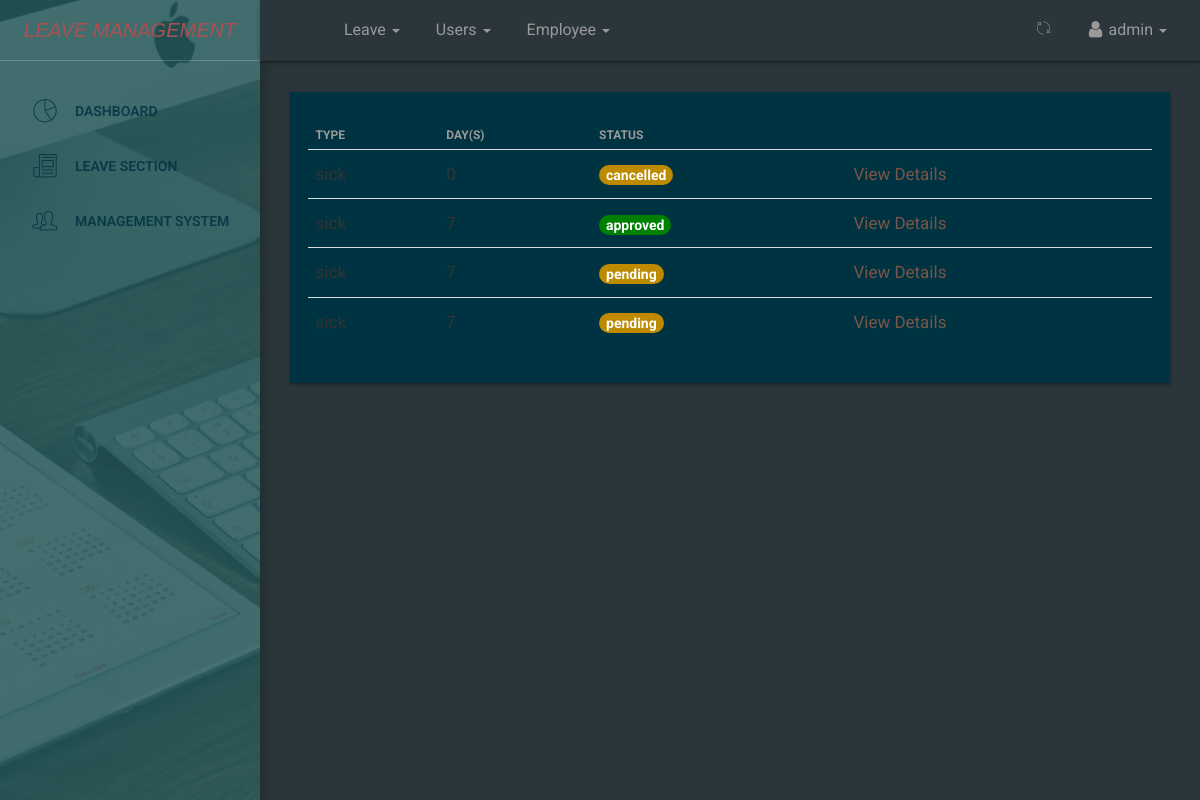
Before: /dashboard/leaves/view/table/ (signed in) with the older database file.
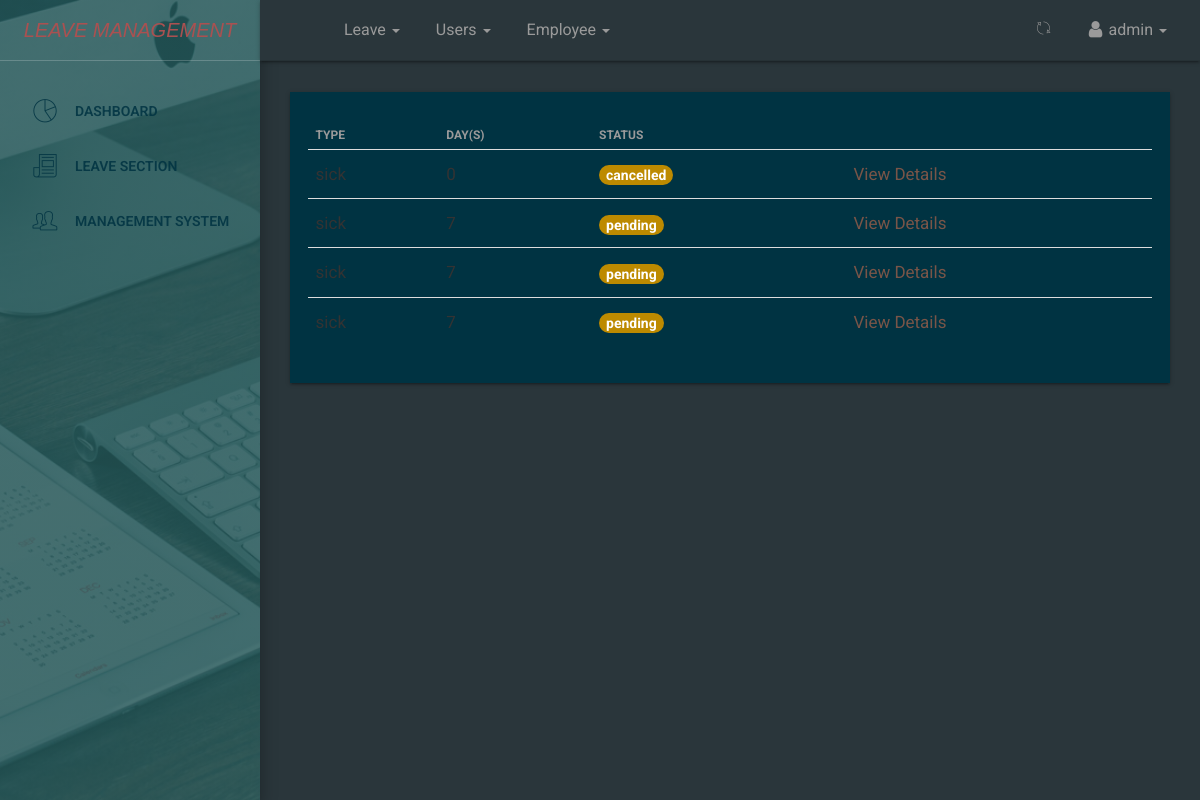
After: the same page with the newer database file.
### leave/models.py (models this page shows, shortened)
class Leave(models.Model):
	user = models.ForeignKey(User,on_delete=models.CASCADE,default=1)
	startdate = models.DateField(verbose_name=_('Start Date'),help_text='leave start date is on ..',null=True,blank=False)
	enddate = models.DateField(verbose_name=_('End Date'),help_text='coming back on ...',null=True,blank=False)
	leavetype = models.CharField(choices=LEAVE_TYPE,max_length=25,default=SICK,null=True,blank=False)
	reason = models.CharField(verbose_name=_('Reason for Leave'),max_length=255,help_text='add additional information for leave',null=True,blank=True)
	defaultdays = models.PositiveIntegerField(verbose_name=_('Leave days per year counter'),default=DAYS,null=True,blank=True)
	status = models.CharField(max_length=12,default='pending') #pending,approved,rejected,cancelled
	is_approved = models.BooleanField(default=False) #hide
	updated = models.DateTimeField(auto_now=True, auto_now_add=False)
	created = models.DateTimeField(auto_now=False, auto_now_add=True)
	objects = LeaveManager()
	class Meta:
		verbose_name = _('Leave')
		verbose_name_plural = _('Leaves')
		ordering = ['-created'] #recent objects
	def __str__(self):
		return ('{0} - {1}'.format(self.leavetype,self.user))
	@property
	def leave_days(self):
		days_count = ''
		startdate = self.startdate
		enddate = self.enddate
		"""if startdate > enddate:
			return
		"""
		dates = (enddate - startdate)
		return dates.days
	@property
	def is_rejected(self):
		return self.status == 'rejected'

### dashboard/views.py (the view)
# urls.py: path('leaves/view/table/',views.view_my_leave_table,name='staffleavetable'),
@login_required(login_url='accounts:login')
def view_my_leave_table(request):
	if request.user.is_authenticated:
		user = request.user
		leaves = Leave.objects.filter(user = user)
		employee = Employee.objects.filter(user = user).first()
		print(leaves)
		dataset = dict()
		dataset['leave_list'] = leaves
		dataset['employee'] = employee
		dataset['title'] = 'Leaves List'
	else:
		return redirect('accounts:login')
	return render(request,'dashboard/staff_leaves_table.html',dataset)

### employee/managers.py (called while the page is built)
    def get_queryset(self):
        return super().get_queryset().filter(is_deleted=False)

### leave/manager.py (called while the page is built)
	def get_queryset(self):
		return super().get_queryset()

### templates/dashboard/staff_leaves_table.html (shortened to what this page needs)
{% extends '_layout.html' %}
 {% block navheader %}
 	{% include 'includes/navheader_employee_app.html' %}
 {% endblock %}
 {% block content %}
        <section class="content">
            <section class="container-fluid">
            	   <section class="row">
                        <section class="col col-sm-8 offset-sm-2">
                        </section>
                    </section>
                	<div class="table-responsive table-shadow", style="background-color:#003342"">
                		{% if leave_list %}
                		<table class="table">
							  <thead>
							    <tr>
							      <th scope="col"><b>Type</b></th>
							      <th scope="col"><b>Day(s)</b></th>
							      <th scope="col"><b>Status</b></th>
							    </tr>
							  </thead>
							  <tbody>
							  	{% for leave in leave_list %}
							    <tr>
							      <td>{{ leave.leavetype}}</td>
							      <td>{{ leave.leave_days }}</td>
							      {% if leave.is_approved %}
							      <td ><span class="badge badge-success" style="background-color:green; font-size: 14px;">{{ leave.status }}</span></td>
								  {% elif leave.is_rejected %}
							      <td ><span class="badge badge-success" style="background-color:rgb(184, 12, 0); font-size: 14px;">{{ leave.status }}</span></td>
								  {% else %}
							      <td ><span class="badge badge-warning" style="background-color:rgb(189, 138, 0); font-size: 14px;">{{ leave.status }}</span></td>
							      {% endif %}
							      <td>
							      	<a href="{% url 'dashboard:userleaveview' leave.id %}" style="color: #795548;">
							      	    View Details
							      	</a>
							      </td>
							    </tr>
							    {% endfor %}
							  </tbody>
						</table>
						{% else %}
						<span>No Leaves can be found...</span>
						{% endif %}
					</div>
            </section>
        </section>
 {% endblock %}

### templates/_layout.html (shortened to what this page needs)
{% load static %}
{% load humanize %}
<!doctype html>
<html lang="en">
<head>
    <link href="{% static 'css/bootstrap.min.css' %}" rel="stylesheet" />
    <link href="{% static 'css/animate.min.css' %}" rel="stylesheet"/>
    <link href="{% static 'css/light-bootstrap-dashboard.css' %}" rel="stylesheet"/>
    <link href="{% static 'css/demo.css' %}" rel="stylesheet" />
    <link href="http://maxcdn.bootstrapcdn.com/font-awesome/4.2.0/css/font-awesome.min.css" rel="stylesheet">
    <link href="{% static 'css/pe-icon-7-stroke.css' %}" rel="stylesheet" />
    <link rel="stylesheet" href="//code.jquery.com/ui/1.12.1/themes/base/jquery-ui.css">
</head>
<body style="background-color:#2A363B">
<div class="wrapper">
    <div class="sidebar" data-color="blue" data-image="{% static 'img/sidebar-4.jpg' %}">
    	<div class="sidebar-wrapper">
            <div class="logo">
                <a href="{% url 'dashboard:dashboard' %}" class="simple-text">
                    <var>Leave Management</var>
                </a>
            </div>
            <ul class="nav">
                <li>
                    <a href="{% url 'dashboard:dashboard' %}">
                        <i class="pe-7s-graph"></i>
                        <p>Dashboard </p>
                    </a>
                </li>
                <li>
                    {% if request.user.is_superuser %}<a href="{% url 'dashboard:leaveslist' %}">{% else %}<a href="{% url 'dashboard:staffleavetable' %}"> {% endif %}
                        <i class="pe-7s-news-paper"></i>
                        <p>Leave Section</p>
                    </a>
                </li>
                {% if request.user.is_superuser and request.user.is_staff %}
                <li>
                    <a href="{% url 'employee_information:home-page' %}">
                        <i class="pe-7s-users"></i>
                        <p>Management System</p>
                    </a>
                </li>
                {% endif %}
            </ul>
    	</div>
    </div>
    <div class="main-panel">
    {% block navheader %}{% endblock %}
    {% block content %}{% endblock %}
    </div>
</div>
</body>
</html>

### templates/includes/navheader_employee_app.html (shortened to what this page needs)
 {% load static %}
 <nav class="navbar navbar-default navbar-fixed shadow " style="background-color:#2A363B">
            <div class="container-fluid">
                <div class="collapse navbar-collapse">
                    <ul class="nav navbar-nav navbar-left">
                        <li>
                            <a href="" class="dropdown-toggle" data-toggle="dropdown">
                            </a>
                        </li>
                        <li class="dropdown">
                        <a href="" class="dropdown-toggle" data-toggle="dropdown">
                                    <p>
                                        Leave
                                        <b class="caret"></b>
                                    </p>
                              </a>
                        </li>
                        {% if request.user.is_superuser and request.user.is_staff %}
                        <li class="dropdown">
                              <a href="" class="dropdown-toggle" data-toggle="dropdown">
                                    <p>
                                        Users
                                        <b class="caret"></b>
                                    </p>
                              </a>
                        </li>
                        {% endif %}
                        {% if request.user.is_superuser and request.user.is_staff %}
                        <li class="dropdown">
                              <a href="" class="dropdown-toggle" data-toggle="dropdown">
                                    <p>
                                        Employee
                                        <b class="caret"></b>
                                    </p>
                              </a>
                        </li>
                        {% endif %}
                    </ul>
                    <ul class="nav navbar-nav navbar-right">
                        <li class="dropdown">
                              <a href="" class="dropdown-toggle refresh-page" data-toggle="dropdown" title="Refresh Current Page">
                                    <i class="pe-7s-refresh-2"></i>
                              </a>
                        </li>
                        <li class="dropdown">
                              <a href="" class="dropdown-toggle" data-toggle="dropdown">
                                    <p>
                                        <i class="fa fa-user"></i> {{ request.user}}
                                        <b class="caret"></b>
                                    </p>
                              </a>
                        </li>
                    </ul>
                </div>
            </div>
        </nav>

Changed rows visible on the page:
changed Leave (number 2 of 4 on the later page): is_approved True → False (drawn); status "approved" → "pending"
